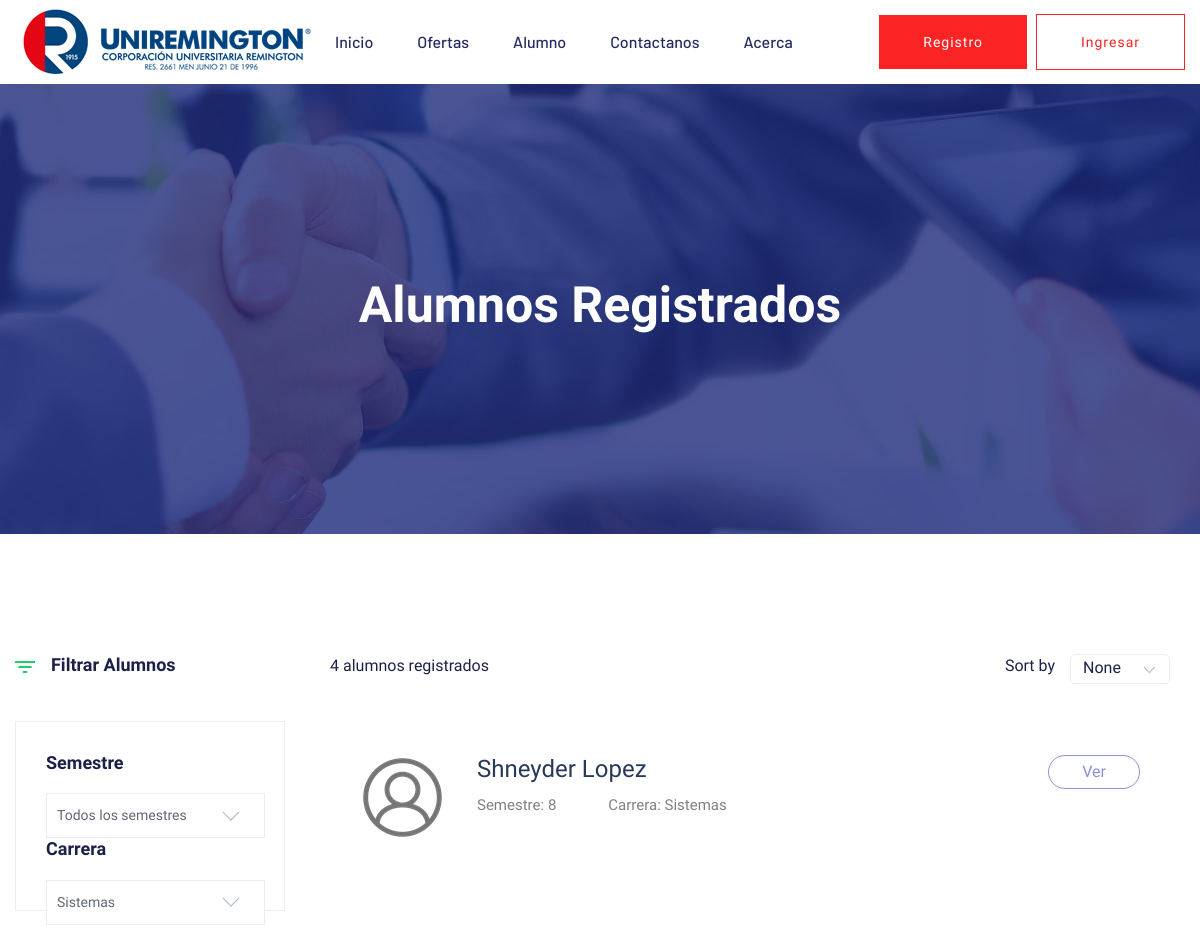
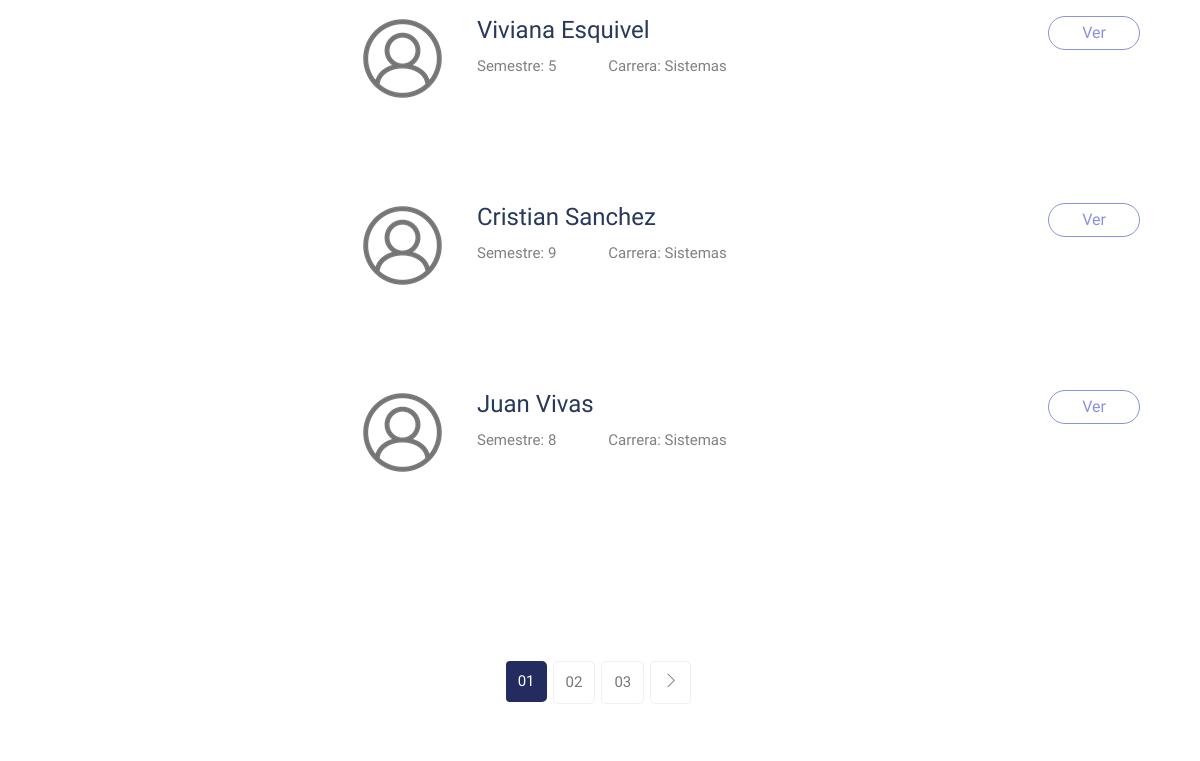
Before: /listar_alumno (upper part) with the older database file (2 pictures, top to bottom).
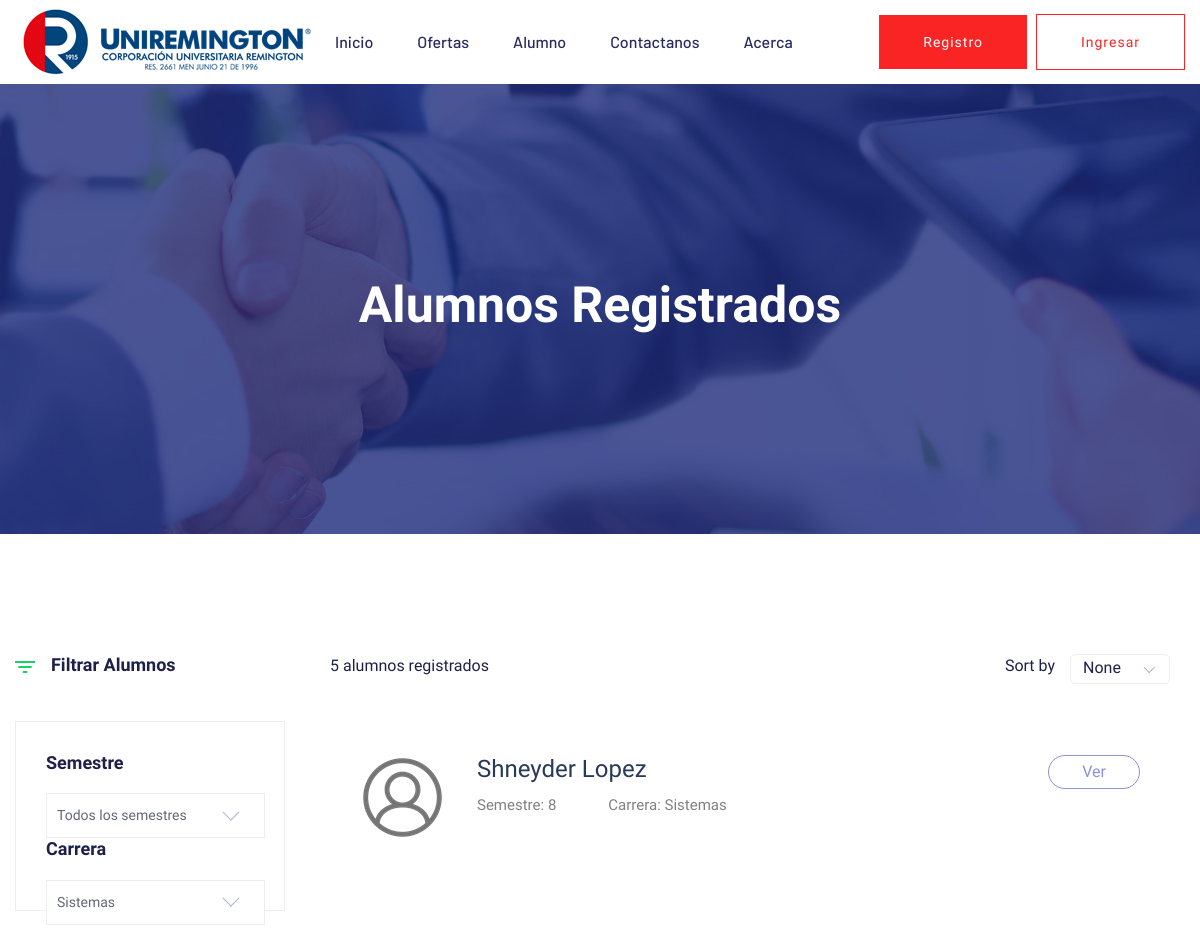
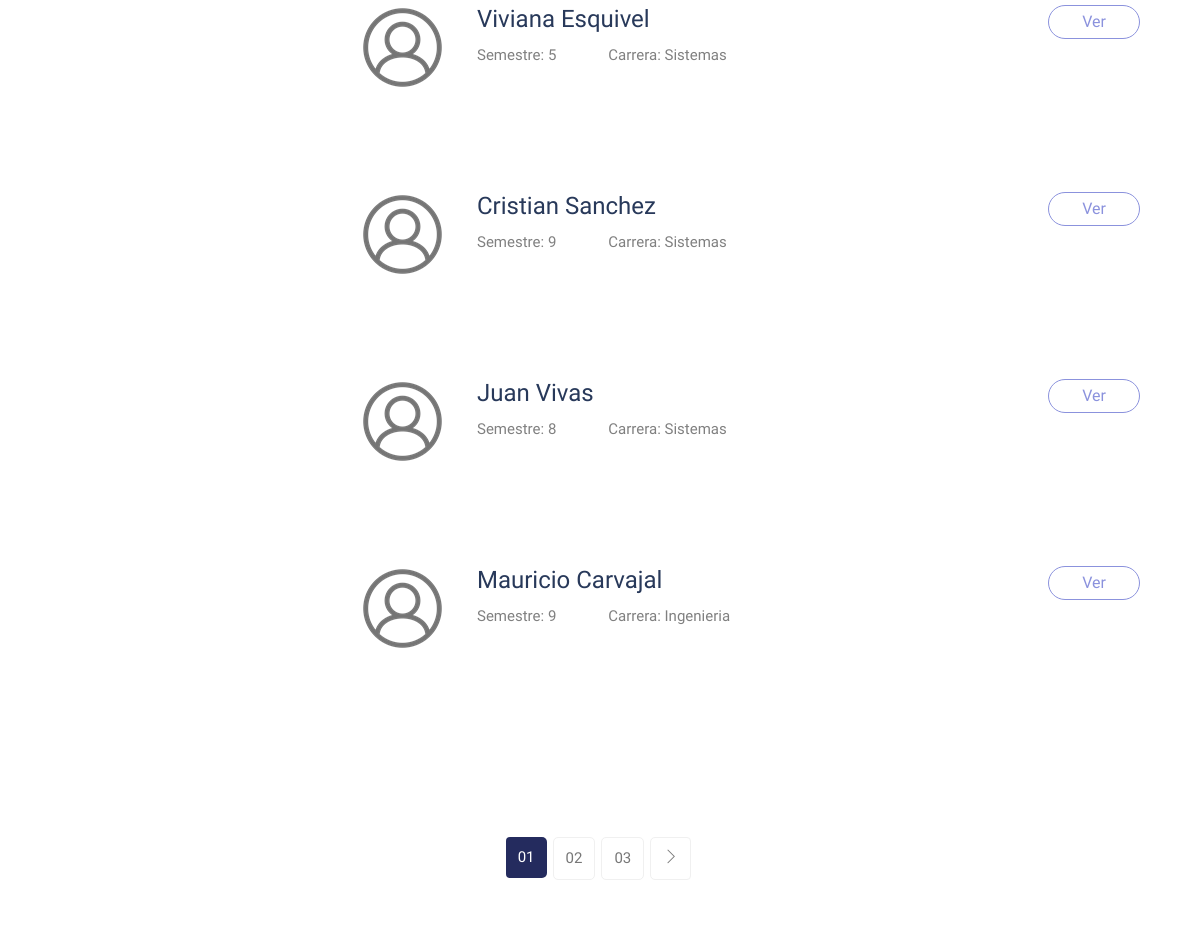
After: the same page with the newer database file (2 pictures, top to bottom).
### DtaAlumnos/models.py (models this page shows)
class Alumnos(models.Model):
    idAlu = models.CharField(primary_key=True, max_length=12, unique=True, verbose_name='Num. documento')
    nomAlu = models.CharField(max_length=200,verbose_name='Nombres')
    apeAlu = models.CharField(max_length=200,verbose_name='Apellidos')
    carAlu = models.CharField(max_length=200,verbose_name='Carrera')
    semAlu = models.CharField(max_length=10,verbose_name='Semestre')
    pubAlu = models.BooleanField(default=False, verbose_name='Publicado?')
    creaAlu = models.DateTimeField(auto_now_add=True, verbose_name='Creado')
    actuAlu = models.DateTimeField(auto_now=True, verbose_name='Actualizado')
    class Meta:
        verbose_name = 'Alumno'
        verbose_name_plural = 'Alumnos'
    def __str__(self):
        return str(self.idAlu)

### DtaAlumnos/views.py (the view)
# urls.py: path('listar_alumno', views.listar_alumno, name='listar_alumno'),
def listar_alumno(request):
    alumnos = Alumnos.objects.all()
    print(alumnos)
    return render(request, 'alumnos/listar_alumno.html',{'title': 'Listado de alumnos', 'alumnos': alumnos
    })

### DtaAlumnos/templates/alumnos/listar_alumno.html (shortened to what the changed rows need)
{% extends 'layouts/layout.html' %}
{% block content %}
{% load static %}
        <div class="slider-area ">
            <div class="single-slider section-overly slider-height2 d-flex align-items-center" data-background="{% static 'assets/img/hero/job.jpg' %}">
                <div class="container">
                    <div class="row">
                        <div class="col-xl-12">
                            <div class="hero-cap text-center">
                                <h2>Alumnos registrados</h2>
                            </div>
                        </div>
                    </div>
                </div>
            </div>
        </div>
        <div class="job-listing-area pt-120 pb-120">
            <div class="container">
                <div class="row">
                    <div class="col-xl-9 col-lg-9 col-md-8">
                        <section class="featured-job-area">
                            <div class="container">
                                <div class="row">
                                    <div class="col-lg-12">
                                        <div class="count-job mb-35">
                                            <span>{{ alumnos.count }} alumnos registrados</span>
                                            <div class="select-job-items">
                                                <span>Sort by</span>
                                            </div>
                                        </div>
                                    </div>
                                </div>
                                {% for alumno in alumnos %}
                                <div class="single-job-items mb-30">
                                    <div class="job-items">
                                        <div class="company-img">
                                            <a href="#"><img src="{% static 'assets/img/icon/IconUser.png' %}" alt=""></a>
                                        </div>
                                        <div class="job-tittle job-tittle2">
                                            <a href="{% url 'detail_alumno' alumno.idAlu %}">
                                                <h4>{{ alumno.nomAlu }} {{ alumno.apeAlu}}</h4>
                                            </a>
                                            <ul>
                                                <li><label>Semestre: </label> {{ alumno.semAlu }} </li>
                                                <li><label>Carrera: </label> {{ alumno.carAlu }}</li>
                                            </ul>
                                        </div>
                                    </div>
                                    <div class="items-link items-link2 f-right">
                                        <a href="{% url 'detail_alumno' alumno.idAlu %}">Ver</a>
                                    </div>
                                </div>
                                {% endfor %}
                            </div>
                        </section>
                    </div>
                </div>
            </div>
        </div>
{% endblock %}

Changed rows visible on the page:
added Alumnos: nomAlu "Mauricio", apeAlu "Carvajal", semAlu "9", carAlu "Ingenieria"
Other visible differences:
{{ alumnos.count }}: "4" → "5"
